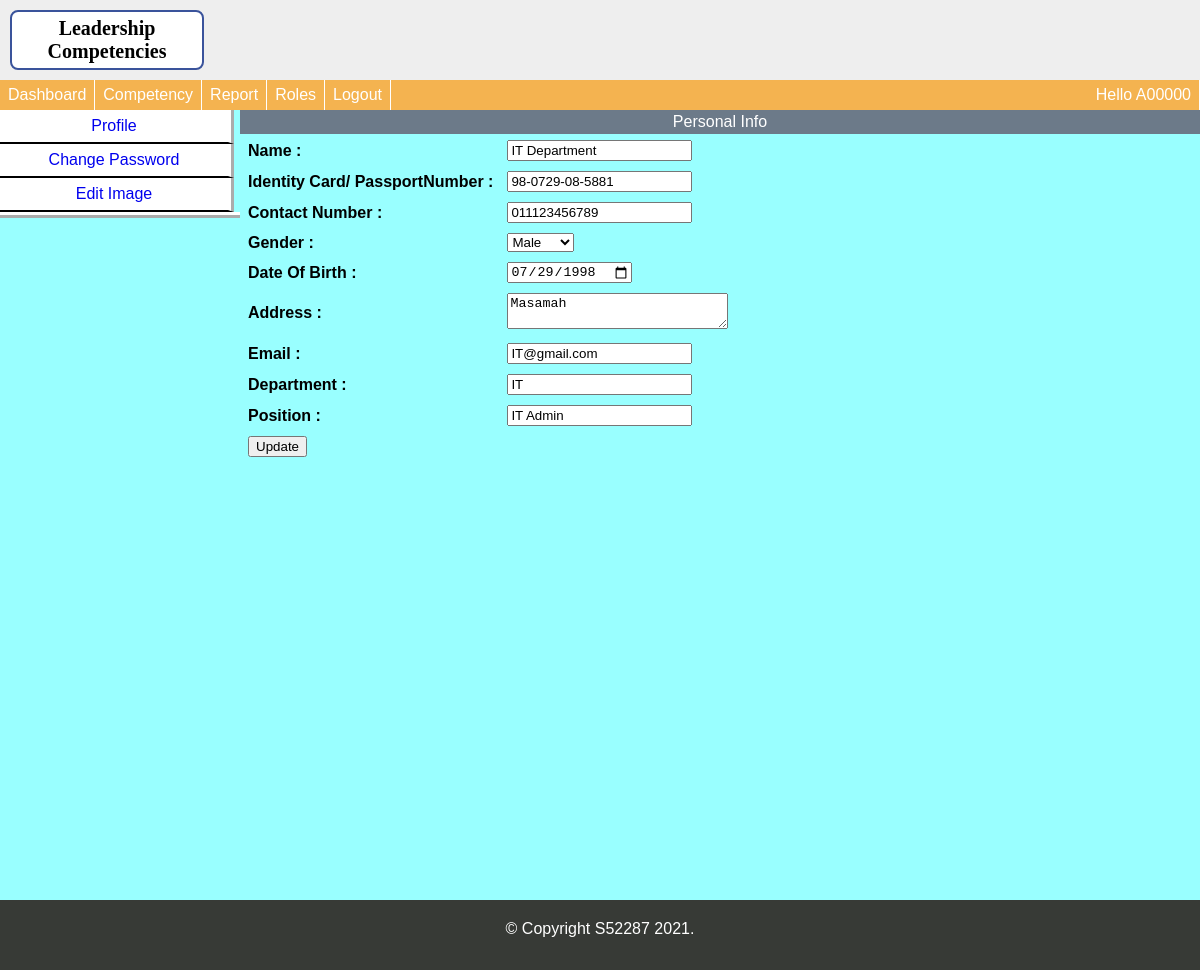
Page /Manage/Superadmin/EditSuperadminProfile.php (signed in) on the committed database.
### tables this page shows
CREATE TABLE `account` (
  `EmployeeID` varchar(255) NOT NULL,
  `Name` varchar(255) NOT NULL,
  `IC` varchar(255) NOT NULL,
  `Contact_Number` varchar(255) NOT NULL,
  `Gender` varchar(255) NOT NULL,
  `Date_of_Birth` date NOT NULL,
  `Address` varchar(255) NOT NULL,
  `Email` varchar(255) NOT NULL,
  `Department` varchar(255) NOT NULL,
  `Position` varchar(255) NOT NULL,
  `image_url` varchar(255) NOT NULL
);

### Manage/Superadmin/EditSuperadminProfile.php (the view, shortened to what this page needs)
<!DOCTYPE html>
<html>
<head>
<link rel="stylesheet" type="text/css" href="welcomeSuper.css"/>
</head>
<body>
<?php
				$db = mysqli_connect('localhost', 'root', '', 'leadercompetency');
				$ID= $_SESSION["username"];
				$sql=mysqli_query($db,"SELECT * FROM account where EmployeeID='$ID' ");
				$row  = mysqli_fetch_array($sql);
?>
<div class="tp-container">
<div class="tp-boxwrap">
<header>
<div class="tp-logo">Leadership
Competencies</div>
</header>
<div class="tp-content">
	<div class="tp-contentbox">
	<div class="tp-infostrip">
		<nav>
		<ul>
			<li class="left"><a href="Welcomesuperadmin.php">Dashboard</a></li>
			<li class="left"><a href="Supercompetency.php">Competency</a></li>
			<li class="left"><a href="">Report</a></li>
			<li class="left"><a href="SuperadminRoles.php">Roles</a></li>
			<li class="left"><a href="Logout.php">Logout</a></li>
			<li class="right"><a href="Welcomesuperadmin.php">Hello <?php echo $_SESSION['username']; ?></a></li>
		</nav>
	</div>
	<div class="tp-contentwrap1">
		<div class="left wt_25 side_1">
			<div class="menu_list">
				<li><a href="EditSuperadminProfile.php">Profile</a></li>
				<li><a href="SuperadminChangePassword.php">Change Password</a></li>
				<li><a href="SuperadminChangeImage.php">Edit Image</a></li>
			</div>
		</div>
		<div class="right wt_75">
			<?php
					$id= $_SESSION["username"];
          $db1 = mysqli_connect('localhost', 'root', '', 'leadercompetency');
					$sql="SELECT * FROM  account  where  EmployeeID='$id'";
					$result=mysqli_query($db1,$sql);
			?>
			<div class="tp-contentwrap2">
			<div class="strip-profile">Personal Info</div>
			<form action="" method="post" enctype="multipart/form-data">
			<table>
			    <tr>
				<td class="td_1">Name :</td>
				<td  class="left"><input type="text" name="name" value="<?php  echo  $row['Name'];  ?>" placeholder="Name"/></td>
			    </tr>
				<tr>
				<td class="td_1">Identity Card/ PassportNumber :</td>
				<td  class="left"><input type="text" name="ic" value="<?php  echo  $row['IC'];  ?>" placeholder="IC"/></td>
				</tr>
				<tr>
				<td class="td_1">Contact Number :</td>
				<td class="left"><input type="text" name="contact_number" value="<?php  echo  $row['Contact_Number'];  ?>" placeholder="Contact number"/></td>
				</tr>
				<tr>
				<td class="td_1">Gender :</td>
				<td  class="left"><?php $sad=$row['Gender']; if($sad=="male"){$rs="selected";}else{$rs="";}if($sad=="female"){$acer="selected";}else{$acer="";}  ?>
				<select name="gender">
					<option value="male" <?php echo $rs;?> >Male</option>
				</select></td>
				</tr>
				<tr>
				<td class="td_1">Date Of Birth :</td>
				<td  class="left"><input type="Date" name="dob" value="<?php  echo  $row['Date_of_Birth'];  ?>" placeholder="dd/mm/yyyy"/></td>
				</tr>
				<tr>
				<td class="td_1">Address :</td>
				<td  class="left"><textarea name="address" placeholder="Address"  rows="2" cols="25"><?php  echo  $row['Address'];?></textarea></td>
				</tr>
				<tr>
				<td class="td_1">Email :</td>
				<td  class="left"><input type="text" name="email" value="<?php  echo  $row['Email'];  ?>" placeholder="Email"/></td>
				</tr>
				<tr>
				<td class="td_1">Department :</td>
				<td  class="left"><input type="text" name="department" value="<?php  echo  $row['Department'];  ?>" placeholder="Department"/></td>
				</tr>
				<tr>
				<td class="td_1">Position :</td>
				<td  class="left"><input type="text" name="position" value="<?php  echo  $row['Position'];  ?>" placeholder="Position"/></td>
				</tr>
				<tr>
				<td  class="left"><input type="submit" name="submit" value="Update" class="btn"/></td>
				</tr>
				</form>
			</div>
			</div>
		</div>
</div>
  	</div>
	<footer>
	<div class="">&copy; Copyright S52287 2021.</div>
</footer>
</div>
</div>
</body>
</html>

### Manage/Superadmin/welcomeSuper.css (style rules this page uses)
body,ul,li { margin:0px;padding:0; }
body { background: #c8fffa; font-family:sans-serif; }
a { text-decoration:none; }
footer { background:#373a36; bottom:0; width:100%; height:50px; text-align:center; padding:20px 0 0; color:#fff; }
.left { float:left; }
.right { float:right; }
.wt_25 { width:19.999%; }
.wt_75 { width:79.999%; }
.tp-container { width:100%; margin:0px auto; }
.tp-boxwrap { max-width:100%;margin:0px auto; }
.tp-logo { font-size:20px; font-weight:bold; font-family:comic sans ms; border:2px solid #3A539B; background:#fff; width:180px; text-align:center; border-radius:8px; padding:5px; margin:10px 0 0 10px; float:left; }
header { width:100%; background:#eee; height:80px; }
.tp-content { width:100%; background:#99ffff; height:820px; }
.tp-contentbox { width:100%;margin:0px auto; }
.tp-infostrip { width:100%; float:left; }
.tp-infostrip nav { width:100%; }
.tp-infostrip nav ul { width:100%; float:left; background:#F4B350; }
.tp-infostrip nav ul li { list-style:none; }
.tp-infostrip nav ul li a { float:left; color:#fff; padding:6px 8px 6px; border-right:1px solid #fff; }
.tp-contentwrap1 { width:100%;float:left; }
.side_1 { border-bottom:6px ridge #fff; }
.menu_list li { list-style:none; }
.menu_list li a { border-right:6px ridge #fff;float:left; background:#fff; border-bottom:2px solid #000; width:95%; padding:7px 0px 7px; text-align:center; }
.strip-profile { background:#6C7A89; color:#fff; text-align:center;padding:3px 0px 3px; }
tr td { padding:4px 6px 4px; }
.td_1 { font-weight:bold; }
.tp-contentwrap2 { width:100%; margin:0px auto; }

### rows in the picture
account: name "IT Department", ic "98-0729-08-5881", contact_number "011123456789", dob "07/29/1998", address "Masamah", email "IT@gmail.com", department "IT", position "IT Admin"

### other values in the picture
$_SESSION['username'] "A00000"
